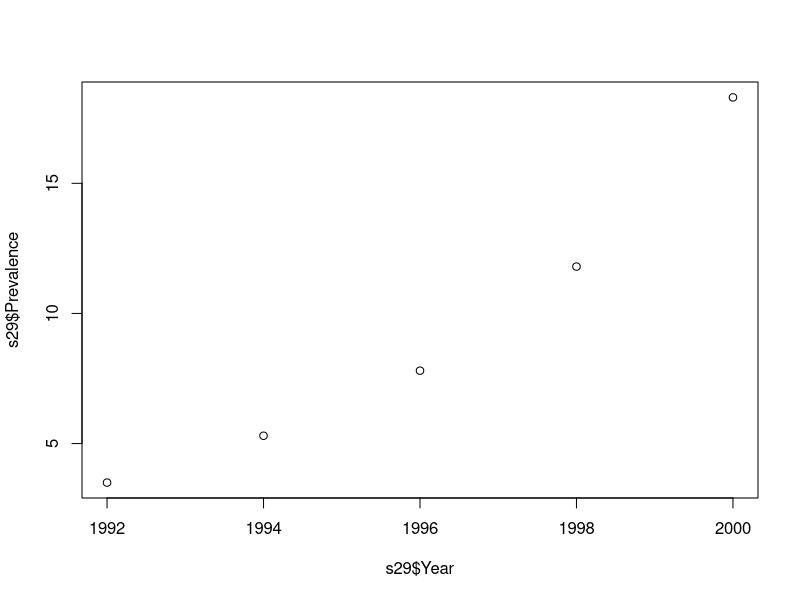
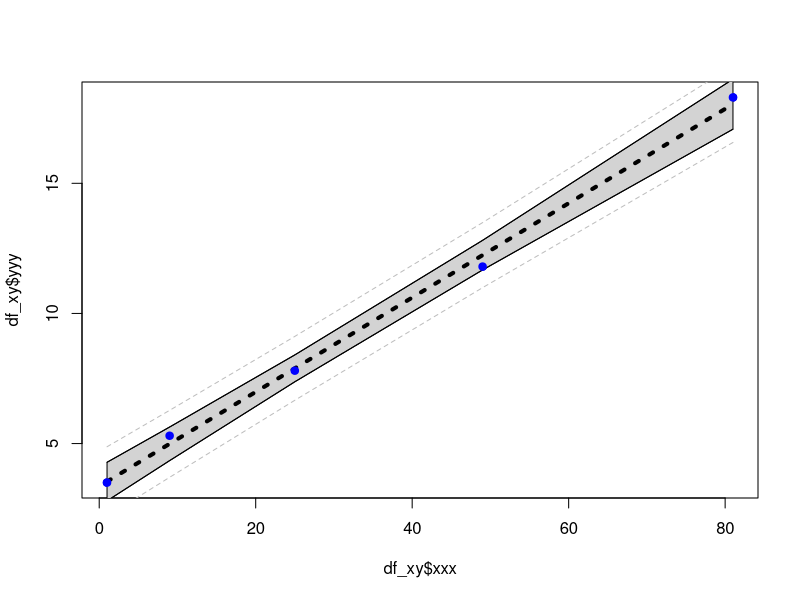
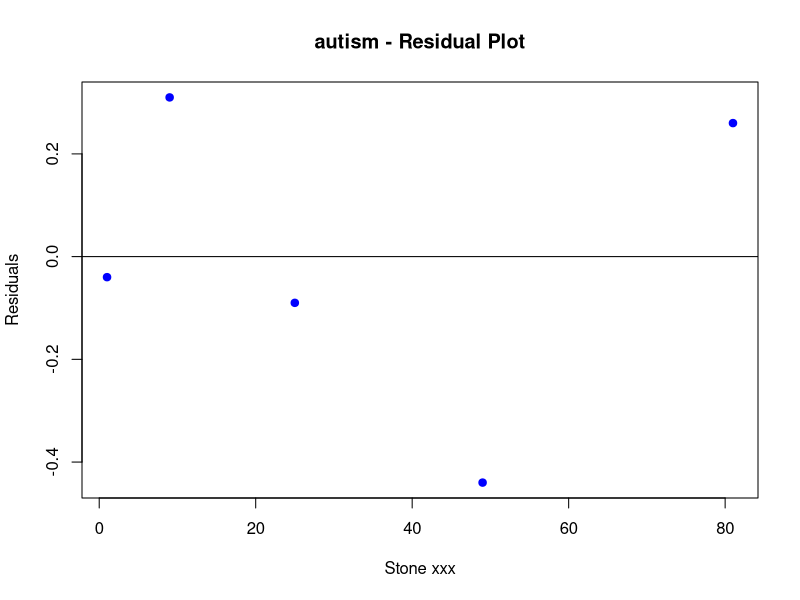
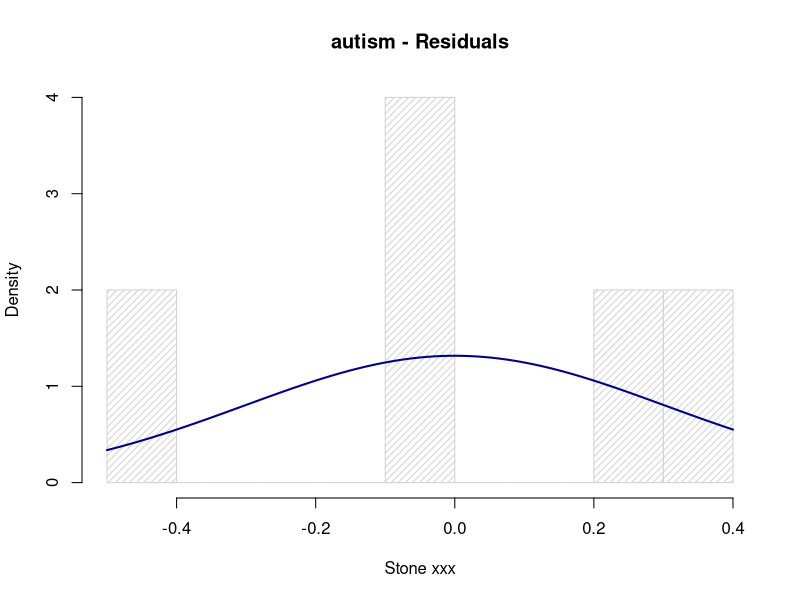

Recreate these plots in R, in order.
## ---- chunk 1
knitr::opts_chunk$set(echo = TRUE)
## ---- chunk 2

home_dir <- "~/_smu/_src/autism/"
setwd(home_dir)

data_dir <- "./data"

setwd(data_dir)

s29 <- read.csv("ex0829.csv", stringsAsFactors = FALSE)

setwd(home_dir)


plot(s29$Prevalence ~ s29$Year)

# ... define data set to analyze 

s29$p2 <- s29$Prevalence^2
s29$x2 <- (s29$Year - 1991) * (s29$Year - 1991)

df_xy <- data.frame(s29$Year, s29$Prevalence, s29$p2, s29$x2)

names(df_xy) <- c("xxxx", "yyy", "yy2", "xxx")

str(df_xy)

## ---- chunk 3


fit_all <- lm(yyy ~ xxx, data = df_xy)

df_xy_conf_int <- as.data.frame(predict(fit_all, df_xy , interval = "confidence"))

plot(df_xy$yyy ~ df_xy$xxx, col = 'blue', pch = 19)
polygon(c(df_xy$xxx, rev(df_xy$xxx)),
		c(df_xy_conf_int$lwr, rev(df_xy_conf_int$upr)),col="lightgrey")

lines(fit_all$fitted.values ~ df_xy$xxx, col = 'black', lwd = 4, lty = 3)

lines(df_xy_conf_int$lwr ~ df_xy$xxx, col = 'black', lwd = 1)
lines(df_xy_conf_int$upr ~ df_xy$xxx, col = 'black', lwd = 1)

points(df_xy$yyy ~ df_xy$xxx, col = 'blue', pch = 19)

df_xy_pred_int <- as.data.frame(predict(fit_all, df_xy, interval = "predict"))

lines(df_xy_pred_int$lwr ~ df_xy$xxx, col = 'grey', lwd = 1, lty = 2)
lines(df_xy_pred_int$upr ~ df_xy$xxx, col = 'grey', lwd = 1, lty = 2)

## ---- chunk 4

summary(fit_all)

## ---- chunk 5

alpha <- 0.05
dof <- dim(df_xy)[1] - 2
crit_value <- qt(1 - alpha/2, dim(df_xy)[1] - 2)

t_value <- coef(summary(fit_all))["xxx","t value"]
p_value <- coef(summary(fit_all))["xxx","Pr(>|t|)"]

if (p_value < alpha)
{
	acc_rej <- "Reject Ho"
	is_is_not <- "is"
	does_does_not <- "does not"
} else {
	acc_rej <- "Do not Reject Ho"
	is_is_not <- "is not"
	does_does_not <- "does"
}

cnf_intrvl <- confint(fit_all, 'xxx', level = 1 - alpha)
cnf_intrvl_lwr <- cnf_intrvl[1,1]
cnf_intrvl_upr <- cnf_intrvl[1,2]

print_cnf_intrvl <- paste0(sprintf("(%9.3f", cnf_intrvl_lwr), sprintf(", %9.3f)", cnf_intrvl_upr))

## ---- chunk 6

alpha <- 0.05
dof <- dim(df_xy)[1] - 2
crit_value <- qt(1 - alpha/2, dim(df_xy)[1] - 2)

t_value <- coef(summary(fit_all))["(Intercept)","t value"]
p_value <- coef(summary(fit_all))["(Intercept)","Pr(>|t|)"]

if (p_value < alpha)
{
	acc_rej <- "Reject Ho"
	is_is_not <- "is"
	does_does_not <- "does not"
} else {
	acc_rej <- "Do not Reject Ho"
	is_is_not <- "is not"
	does_does_not <- "does"
}

cnf_intrvl <- confint(fit_all, '(Intercept)', level = 1 - alpha)
cnf_intrvl_lwr <- cnf_intrvl[1,1]
cnf_intrvl_upr <- cnf_intrvl[1,2]

print_cnf_intrvl <- paste0(sprintf("(%9.3f", cnf_intrvl_lwr), sprintf(", %9.3f)", cnf_intrvl_upr))

## ---- chunk 7

b0 <- fit_all$coefficients[1]
b1 <- fit_all$coefficients[2]

## ---- chunk 8

cnf_intrvl <- predict(fit_all, data.frame(xxx = 4.5) , interval = "confidence")
cnf_intrvl_lwr <- cnf_intrvl[1,2]
cnf_intrvl_upr <- cnf_intrvl[1,3]

print_cnf_intrvl <- paste0(sprintf("(%9.3f", cnf_intrvl_lwr), sprintf(", %9.3f)", cnf_intrvl_upr))

## ---- chunk 9

prd_intrvl <- predict(fit_all, data.frame(xxx = 4.5) , interval = "predict")
prd_intrvl_lwr <- prd_intrvl[1,2]
prd_intrvl_upr <- prd_intrvl[1,3]

print_prd_intrvl <- paste0(sprintf("(%9.3f", prd_intrvl_lwr), sprintf(", %9.3f)", prd_intrvl_upr))

## ---- chunk 10

yyy_res = resid(fit_all)

plot(df_xy$xxx, yyy_res, 
     pch = 19,
	 col = "blue",
	 ylab="Residuals",
	 xlab="Stone xxx", 
     main="autism - Residual Plot") 
abline(0, 0)

## ---- chunk 11

res_mean <- mean(yyy_res)
res_std <- sqrt(var(yyy_res))

hist(yyy_res, density=20, breaks = 10, prob = TRUE, 
     xlab="Stone xxx",
#	 ylim=c(0, 10), 
     main="autism - Residuals")
curve(dnorm(x, mean = res_mean, sd = res_std),
	  col = "darkblue",
	  lwd = 2,
	  add = TRUE,
	  yaxt = "n")

